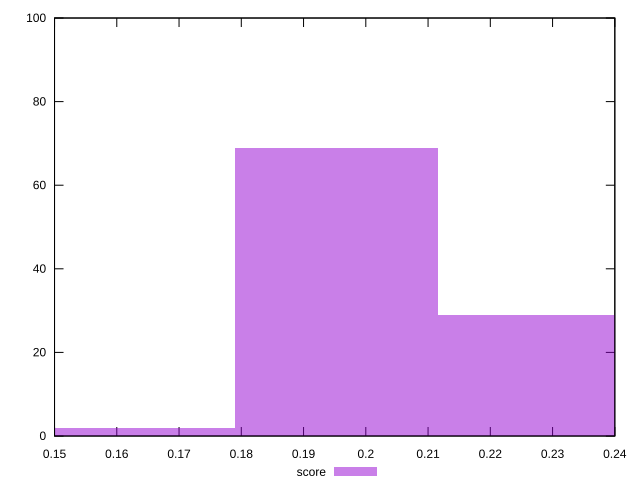

Recreate this plot in gnuplot.
reset

$score <<EOF
0.1627238142222688 2
0.19526857706672257 69
0.22781333991117633 29
EOF

set key outside below
set boxwidth 0.03254476284445376
set xrange [0.15:0.24]
set yrange [0:100]
set trange [0:100]
set style fill transparent solid 0.5 noborder
set terminal svg size 640, 490 enhanced background rgb 'white'
set output "reports/report_00030_2021-02-24T20-42-31.540Z/max-potential-fid/samples/music/score/histogram.svg"

plot $score title "score" with boxes

reset
